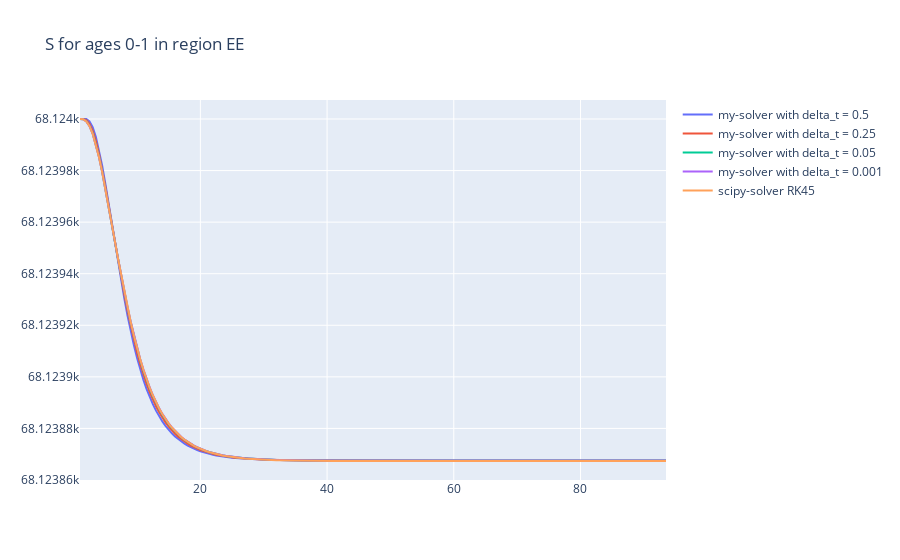
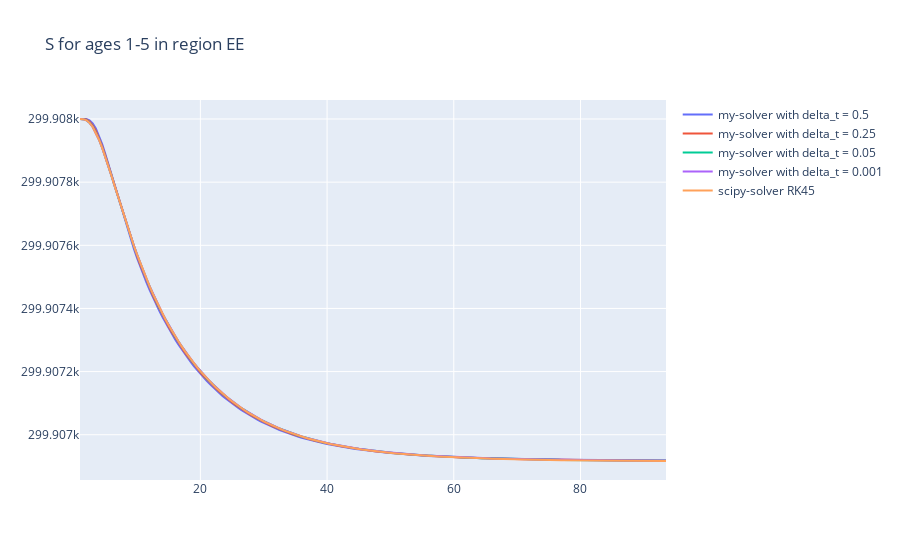
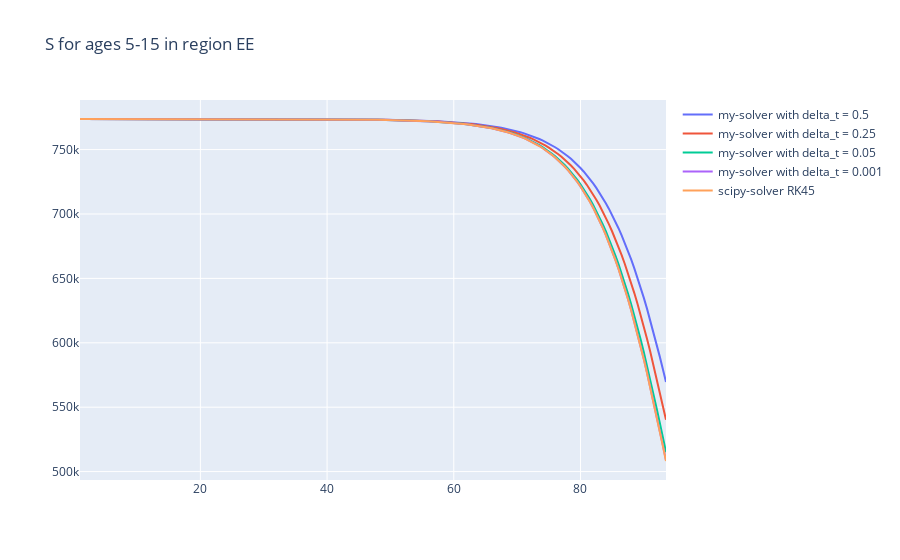
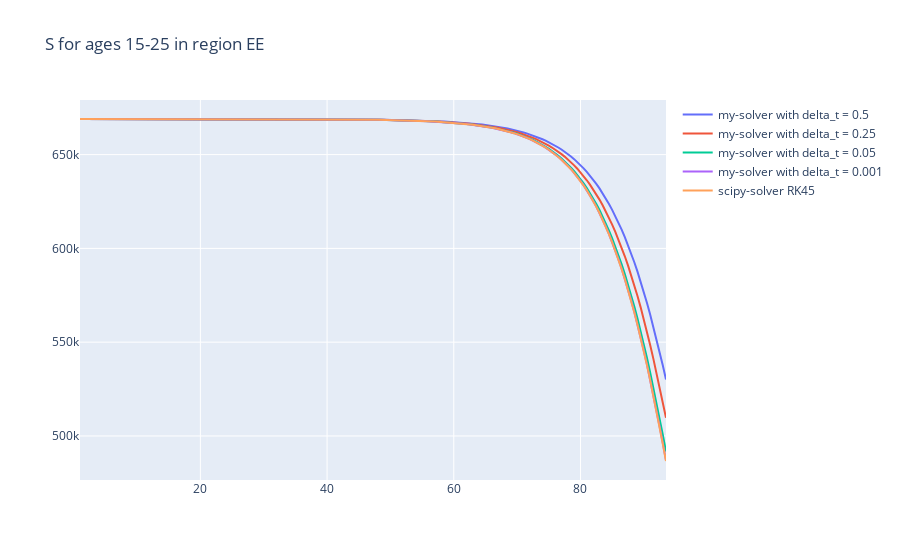

The notebook cell saved with these charts, in order:
### Markdown cell above
### Plot the comparments of the two methods against each other

### Code cell
# Group outputs together
outputs = outputs_my_solver
outputs.append(output_scipy_solver)

# Trace names - represent the solver used for the simulation
trace_name = ['my-solver with delta_t = {}'.format(ts) for ts in time_steps]
trace_name.append('scipy-solver {}'.format(scipy_method))

# Compartment list - type and age
comparments = []
for n in model.output_names():
    comparments.extend(['{} for ages {} in region {}'.format(n, a, regions[parameters[0]-1]) for a in age_groups])

for c, comparment in enumerate(comparments):
    # Plot (scatter plot for each comparment)
    fig = go.Figure()

    for o, out in enumerate(outputs):
        fig.add_trace(
            go.Scatter(
                y=out[:, c],
                x=times,
                mode='lines',
                name=trace_name[o]
            )
        )
    fig.update_layout(boxmode='group', title=comparment)
    fig.show()

### Figure 1 — Plotly figure (JSON) as saved in the notebook; plotly's stock layout.template omitted (floating-point values rounded to 4 significant figures; data arrays with more than 128 entries replaced by an {"elided": "..."} marker saying what was removed)
{"data": [{"mode": "lines", "name": "my-solver with delta_t = 0.5", "type": "scatter", "x": {"elided": "186 float values"}, "y": {"elided": "186 float values"}}, {"mode": "lines", "name": "my-solver with delta_t = 0.25", "type": "scatter", "x": {"elided": "186 float values"}, "y": {"elided": "186 float values"}}, {"mode": "lines", "name": "my-solver with delta_t = 0.05", "type": "scatter", "x": {"elided": "186 float values"}, "y": {"elided": "186 float values"}}, {"mode": "lines", "name": "my-solver with delta_t = 0.001", "type": "scatter", "x": {"elided": "186 float values"}, "y": {"elided": "186 float values"}}, {"mode": "lines", "name": "scipy-solver RK45", "type": "scatter", "x": {"elided": "186 float values"}, "y": {"elided": "186 float values"}}], "layout": {"boxmode": "group", "title": {"text": "S for ages 0-1 in region EE"}}}

### Figure 2 — Plotly figure (JSON) as saved in the notebook; plotly's stock layout.template omitted (floating-point values rounded to 4 significant figures; data arrays with more than 128 entries replaced by an {"elided": "..."} marker saying what was removed)
{"data": [{"mode": "lines", "name": "my-solver with delta_t = 0.5", "type": "scatter", "x": {"elided": "186 float values"}, "y": {"elided": "186 float values"}}, {"mode": "lines", "name": "my-solver with delta_t = 0.25", "type": "scatter", "x": {"elided": "186 float values"}, "y": {"elided": "186 float values"}}, {"mode": "lines", "name": "my-solver with delta_t = 0.05", "type": "scatter", "x": {"elided": "186 float values"}, "y": {"elided": "186 float values"}}, {"mode": "lines", "name": "my-solver with delta_t = 0.001", "type": "scatter", "x": {"elided": "186 float values"}, "y": {"elided": "186 float values"}}, {"mode": "lines", "name": "scipy-solver RK45", "type": "scatter", "x": {"elided": "186 float values"}, "y": {"elided": "186 float values"}}], "layout": {"boxmode": "group", "title": {"text": "S for ages 1-5 in region EE"}}}

### Figure 3 — Plotly figure (JSON) as saved in the notebook; plotly's stock layout.template omitted (floating-point values rounded to 4 significant figures; data arrays with more than 128 entries replaced by an {"elided": "..."} marker saying what was removed)
{"data": [{"mode": "lines", "name": "my-solver with delta_t = 0.5", "type": "scatter", "x": {"elided": "186 float values"}, "y": {"elided": "186 float values"}}, {"mode": "lines", "name": "my-solver with delta_t = 0.25", "type": "scatter", "x": {"elided": "186 float values"}, "y": {"elided": "186 float values"}}, {"mode": "lines", "name": "my-solver with delta_t = 0.05", "type": "scatter", "x": {"elided": "186 float values"}, "y": {"elided": "186 float values"}}, {"mode": "lines", "name": "my-solver with delta_t = 0.001", "type": "scatter", "x": {"elided": "186 float values"}, "y": {"elided": "186 float values"}}, {"mode": "lines", "name": "scipy-solver RK45", "type": "scatter", "x": {"elided": "186 float values"}, "y": {"elided": "186 float values"}}], "layout": {"boxmode": "group", "title": {"text": "S for ages 5-15 in region EE"}}}

### Figure 4 — Plotly figure (JSON) as saved in the notebook; plotly's stock layout.template omitted (floating-point values rounded to 4 significant figures; data arrays with more than 128 entries replaced by an {"elided": "..."} marker saying what was removed)
{"data": [{"mode": "lines", "name": "my-solver with delta_t = 0.5", "type": "scatter", "x": {"elided": "186 float values"}, "y": {"elided": "186 float values"}}, {"mode": "lines", "name": "my-solver with delta_t = 0.25", "type": "scatter", "x": {"elided": "186 float values"}, "y": {"elided": "186 float values"}}, {"mode": "lines", "name": "my-solver with delta_t = 0.05", "type": "scatter", "x": {"elided": "186 float values"}, "y": {"elided": "186 float values"}}, {"mode": "lines", "name": "my-solver with delta_t = 0.001", "type": "scatter", "x": {"elided": "186 float values"}, "y": {"elided": "186 float values"}}, {"mode": "lines", "name": "scipy-solver RK45", "type": "scatter", "x": {"elided": "186 float values"}, "y": {"elided": "186 float values"}}], "layout": {"boxmode": "group", "title": {"text": "S for ages 15-25 in region EE"}}}
